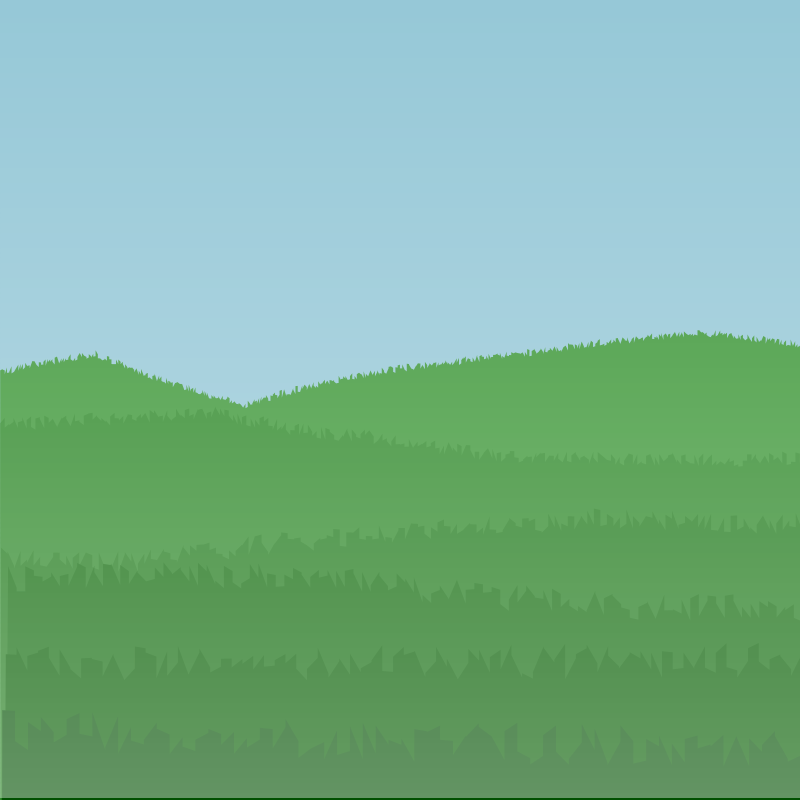
Frame 1 (no input)
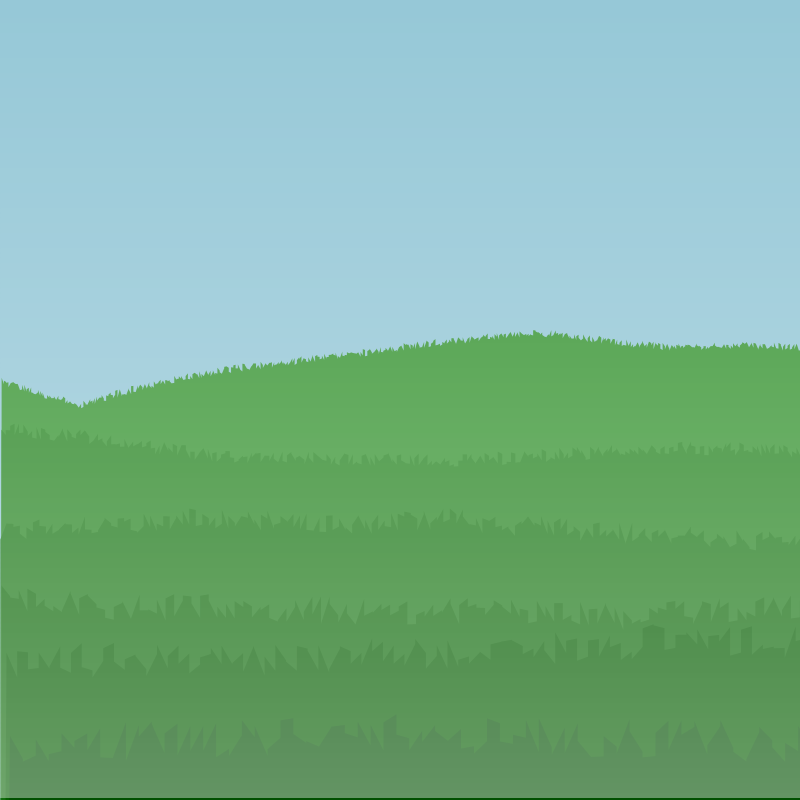
Frame 60 (the mouse pressed at the canvas centre just before this capture)
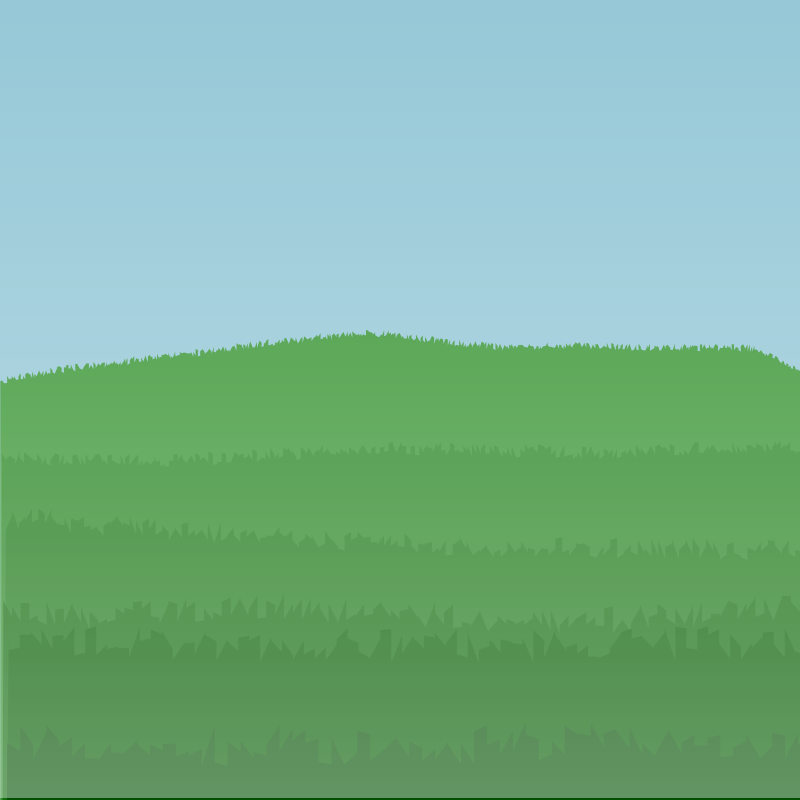
Frame 120 (the mouse held since frame 60 and released just before this capture)

The Processing sketch that drew these frames (run headless with seeded random() and noise(); from frame 60 on, the mouse is pressed at the canvas centre):

// Processing sketch: ScrollingLandscape
// ── ScrollingLandscape.pde
Landscape[] layers = new Landscape[7];

//Landscape layer00, layer01, layer02;

void setup() {
  //size of sketch, initial bgcolor
  size(800, 800);
  background(125,190,210);

for(int i = 0; i < layers.length; i++){
  
  int j = int(map(i,0,layers.length,height/2.5,height));
  int k = int(map(i,0,layers.length,0,100));
  int l = int(map(i,0,layers.length,.5,25));
  
layers[i] = new Landscape(j,k,l);
}
//  layer00 = new Landscape(int(height/2.5), 60);
//  layer01 = new Landscape(int(height/2), 30);
//  layer02 = new Landscape(int(height-(height/4)), 0);
  
  for(int i = 0; i < 9999; i++){
    for(int i2 = 0; i2 < layers.length; i2++){
  
  float j = map(i2,0,layers.length,.1,10);
  
layers[i2].update(j);

}
  }
  
}

void draw() {

  background(150,200,215); 

for(int i = 0; i < layers.length; i++){
  
  float j = map(i,0,layers.length,.5,10);
  
layers[i].update(j);
if(i != 0){
  layers[i].display();
}
}

//  layer00.update(.33);
//  layer00.display();

//  layer01.update(1);
//  layer01.display();

//  layer02.update(3);
//  layer02.display();
  
    strokeWeight(5);
  for (int i = 0; i < height; i+=5) {
    float j = map(i,0,height,0,100);
    stroke(255, j);
    line(0, i, width, i);
  }
  
}

class Horizon{
 
  float x;
  float y;
  
  
  float offsety,foffsety;  

  float storedoffset;
  
 Horizon(float tx,int ty,int n){
   
   offsety= ty;
   
   storedoffset = offsety;
   
   x = tx;
   y = offsety + random(-5,5);

   
   
   foffsety = offsety;
   
  
 }

void update(float ypos, float speed, float rr){
  
  


    offsety = storedoffset+ypos; 

  


  
  foffsety += (offsety - foffsety) * .01;


  x-=speed;
  
  if(x <= 0){
     x = width;
     y = foffsety+random(-rr,rr);
    
  }
 
  
}

void display(){
  
  ellipse(x,y,10,10);
  
  
}
  
  
}
class Landscape {

  Horizon[] points = new Horizon[1000];

  int left, right;

  int timer = 0;

  float yy;
  
  float shade;
  
  float res;
  

  Landscape(int b, float s, float r) {
    
    res = r;
    
    shade = s;
    
    for (int i = 0; i < points.length; i++) {
      float j = map(i, 0, points.length, 0, width);
      points[i] = new Horizon(j, b, i);
    }
    
  }

  void update(float speedx) {
    
    


  timer-=3;

  if (timer < 0) {
    yy = random(-75, 75);
    timer = int(random(25, 200));
  }



  for (int i = 0; i < points.length; i++) {
    points[i].update(yy,speedx,res); 

    // points[i].display();
  }


  }

  void display() {
    
    pushMatrix();
  scale(1.5, 1);
  translate((-width/points.length)*2,0);
  noStroke();

  fill(75-shade,165-shade,70-shade);
  beginShape();
  for (int i = 0; i < points.length; i++) {  
    vertex(points[i].x, points[i].y); 

    if (points[i].x >= width-(width/points.length)-1) {
      vertex(width, height*2); 
      vertex(0, height*2);
    }
  }
  vertex(points[0].x, points[0].y);
  endShape();
  popMatrix();
    
    
  }

}
